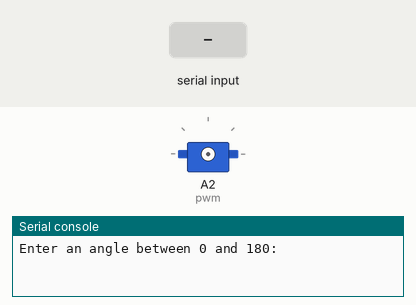
This program was run on a simulated CircuitPython board. Parts: servo, the last lines printed to the serial console. Inputs (shaded band) come from the test bench.

Above: at 1.2 s.
1.3 s: "5" typed at the serial console, then Enter
2.8 s: "90" typed at the serial console, then Enter
At 3.2 s:
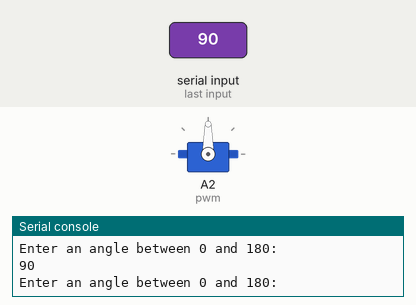
Timing chart, 0 to 5.8 s (numbered marks = the images above; inputs shaded):
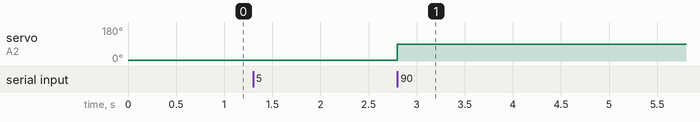

Measured:
- after the input at 2.8 s, servo on A2 (pwm): 5° → 90° at once

The program:

code.py
```python
# from activeaero import ActiveAero

# def main():
#     active_aero = ActiveAero()
#     active_aero.main()


# main()

import time
import board
import pwmio
from adafruit_motor import servo

# create a PWMOut object on Pin A2.
pwm = pwmio.PWMOut(board.A2, duty_cycle=2 ** 15, frequency=50)

# Create a servo object, my_servo.
my_servo = servo.Servo(pwm)

while True:
    while True:
        angle = input("Enter an angle between 0 and 180: ")
        angle = int(angle)
        my_servo.angle = angle
```
